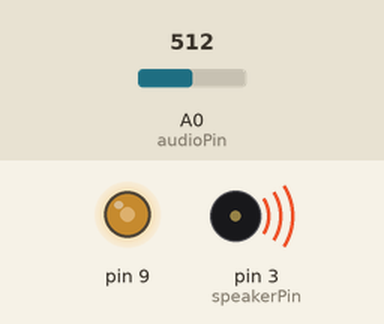
Bench run of a sketch on a simulated Arduino Uno, built with avr-gcc and run on an emulated ATmega328P. Shown: output pins drawn as LEDs (lit = HIGH), buzzer (waves = sounding). The inputs (shaded band) are chosen by the test bench; at power-on: A0 (audioPin) = 512.

Above: at 0.1 s.
Timing chart, 0 to 1.6 s (numbered marks = the images above):
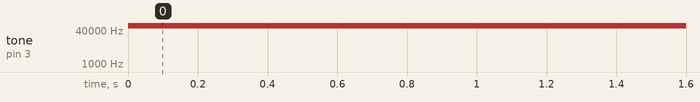

Measured:
- by itself, tone on pin 3 (speakerPin): silent → 62500 Hz at 0.00 s

The sketch:

radio_ans.ino
```cpp
#include"TimerOne.h"
#define speakerPin 3 //PWM输出引脚
#define audioPin A0 //模拟读取A0
int val;
void setup() {
  Serial.begin(9600);
  // TimerOne库生成载波
  Timer1.initialize(1);
  Timer1.pwm(9,512,1);
  /*
  // 计时器1 CTC模式生成载波
  uint32_t fTransmit = 1000; //KHz
  pinMode(9, OUTPUT); //载波输出引脚 pin9
  TCCR1A = 0b01000000;
  TCCR1B = 0b00001001;
  OCR1A = F_CPU / (2000 * fTransmit) - 1;
  char strbuf[255];
  sprintf(strbuf, " 设置载波频率：%d kHz", (F_CPU / (2 * (1 + OCR1A)) / 1000));
  Serial.println(strbuf);
    */
  //PWM频率62.5KHz，PWM周期16µs
  //Fast PWM, Mode3, Top=255
  TCCR2A = 0b00000011;
  TCCR2B = 0b00000001;
}
void loop() {
  val = analogRead(audioPin);
  val = map(val, 0, 1023, 0, 255);  // PWN占空比范围0~255
  analogWrite(speakerPin, val);
}
```
